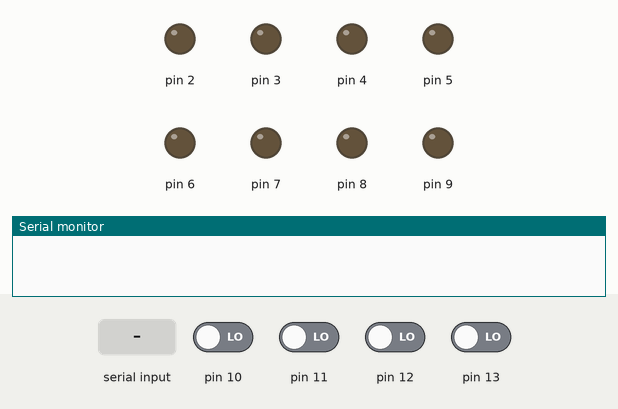
This sketch was run on a simulated Arduino Uno, built with avr-gcc and run on an emulated ATmega328P. Shown: output pins drawn as LEDs (lit = HIGH), the last lines printed to the serial monitor. The inputs (shaded band) are chosen by the test bench; at power-on: pin 10–13 LOW.

Above: at 1.2 s.
1.3 s: "1" received over Serial
At 2.5 s:
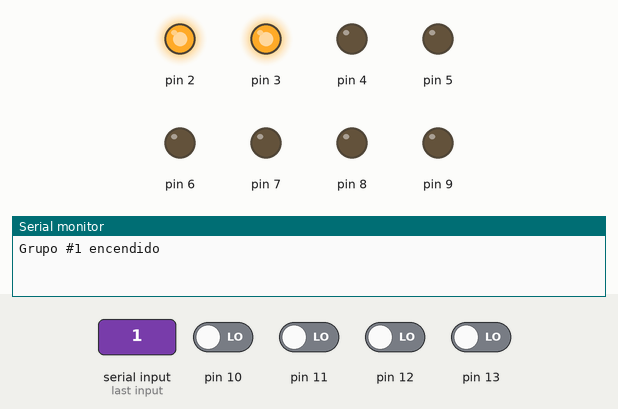
2.8 s: "5" received over Serial
At 3.9 s:
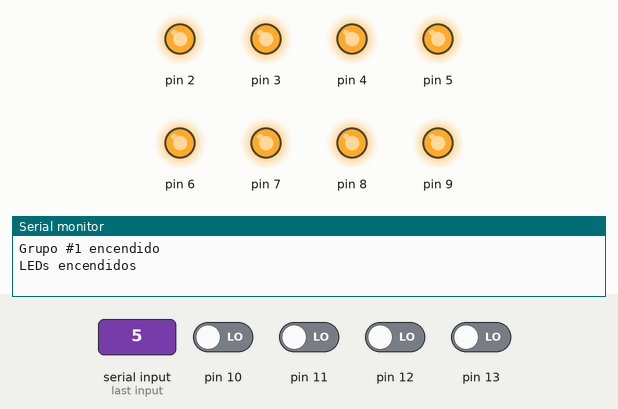
Timing chart, 0 to 5.8 s (numbered marks = the images above; inputs shaded):
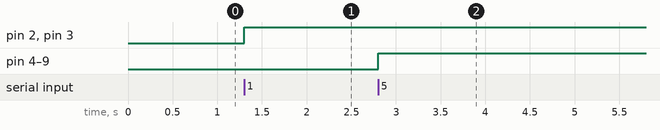

Measured:
- after the input at 1.3 s, pin 2, pin 3: LOW → HIGH at once
- after the input at 2.8 s, pin 4–9: LOW → HIGH at once

The sketch:

prueba_lab_2.ino
```cpp
void setup()
{
  //Grupo 1
  pinMode(2, OUTPUT);
  pinMode(3, OUTPUT);
  //Grupo 2
  pinMode(4, OUTPUT);
  pinMode(5, OUTPUT);
  //Grupo 3
  pinMode(6, OUTPUT);
  pinMode(7, OUTPUT);
  //Grupo 4
  pinMode(8, OUTPUT);
  pinMode(9, OUTPUT);
  //Botones
  pinMode(10, INPUT);
  pinMode(11, INPUT);
  pinMode(12, INPUT);
  pinMode(13, INPUT);
  Serial.begin(9600);
}

void loop()
{
  /*Mensaje en monitor serial de los push buttons
  */
  int boton1 = digitalRead(10);
  if (boton1 == HIGH)
  {
    Serial.println("Boton A");
    delay(1000);
  }
  int boton2 = digitalRead(11);
  if (boton2 == HIGH)
  {
    Serial.println("Boton B");
    delay(1000);
  }
  int boton3 = digitalRead(12);
  if (boton3 == HIGH)
  {
    Serial.println("Boton C");
    delay(1000);
  }
  int boton4 = digitalRead(13);
  if (boton4 == HIGH)
  {
    Serial.println("Boton D");
    delay(1000);
  }
  /*
    ENTRADA POR MONITOR SERIAL
    INGRESO DE DATOS COMO 1, 2, ... 5 PARA ENCENDIDO O APAGADO
  */
  //Leer entrada de monitor
  if (Serial.available()>0)
  {
    int Monitor = Serial.read();
    //Grupo 1
    if (Monitor == '1')
    {
      digitalWrite(2, HIGH);
      digitalWrite(3, HIGH);
      delay(1000);
      Serial.println("Grupo #1 encendido");
    }else if(Monitor == '0')
      {
        Serial.println("LEDs apagados");
        digitalWrite(2, LOW);
        digitalWrite(3, LOW);
      }
    //Grupo 2
    if (Monitor == '2')
    {
      Serial.println("Grupo #2 encendido");
      digitalWrite(4, HIGH);
      digitalWrite(5, HIGH);
    } else if (Monitor == '0')
      {
        Serial.println("LEDs apagados");
        digitalWrite(4, LOW);
        digitalWrite(5, LOW);
      }
    //Grupo 3
    if (Monitor == '3')
    {
      Serial.println("Grupo #3 encendido");
      digitalWrite(6, HIGH);
      digitalWrite(7, HIGH);
      delay(1000);
    }else if(Monitor == '0')
      {
        Serial.println("LEDs apagados");
        digitalWrite(6, LOW);
        digitalWrite(7, LOW);
      }
    //Grupo 4
    if (Monitor == '4')
    {
      Serial.println("Grupo #4 encendido");
      digitalWrite(8, HIGH);
      digitalWrite(9, HIGH);
      delay(1000);
    }else if (Monitor == '0')
      {
        Serial.println("LEDs apagados");
        digitalWrite(8, LOW);
        digitalWrite(9, LOW);
      }

    //Apagar y encender todo
    if (Monitor == '5')
    {
      Serial.println("LEDs encendidos");
      digitalWrite(2, HIGH);
      digitalWrite(3, HIGH);
      digitalWrite(4, HIGH);
      digitalWrite(5, HIGH);
      digitalWrite(6, HIGH);
      digitalWrite(7, HIGH);
      digitalWrite(8, HIGH);
      digitalWrite(9, HIGH);
    }else if (Monitor == '0')
      {
        Serial.println("LEDs apagados");
        digitalWrite(2, LOW);
        digitalWrite(3, LOW);
        digitalWrite(4, LOW);
        digitalWrite(5, LOW);
        digitalWrite(6, LOW);
        digitalWrite(7, LOW);
        digitalWrite(8, LOW);
        digitalWrite(9, LOW);
      }
  }
}
```
